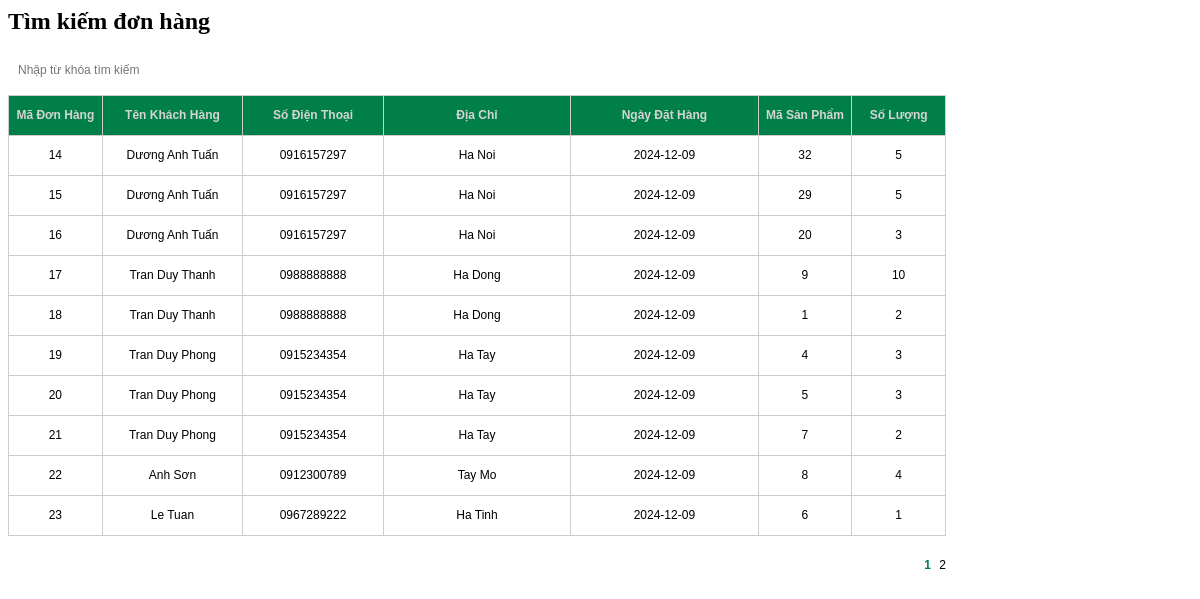
Page /admin/order/searchOrder.php on the committed database.
### tables this page shows
CREATE TABLE `orders` (
  `orderNumber` int NOT NULL AUTO_INCREMENT,
  `orderDate` date NOT NULL,
  `customerNumber` int NOT NULL,
  PRIMARY KEY (`orderNumber`),
  KEY `fk_order_customer_idx` (`customerNumber`),
  CONSTRAINT `fk_order_customer` FOREIGN KEY (`customerNumber`) REFERENCES `customers` (`customerNumber`)
);

CREATE TABLE `customers` (
  `customerNumber` int NOT NULL AUTO_INCREMENT,
  `customerName` varchar(255) NOT NULL,
  `phone` varchar(255) NOT NULL,
  `email` varchar(255) NOT NULL,
  `address` varchar(225) NOT NULL,
  PRIMARY KEY (`customerNumber`)
);

CREATE TABLE `orderdetail` (
  `orderNumber` int NOT NULL,
  `productId` int NOT NULL,
  `quantityOrdered` int NOT NULL,
  KEY `fk_orderdetail_product_idx` (`productId`),
  KEY `fk_orderdetail_order_idx` (`orderNumber`),
  CONSTRAINT `fk_orderdetail_order` FOREIGN KEY (`orderNumber`) REFERENCES `orders` (`orderNumber`),
  CONSTRAINT `fk_orderdetail_product` FOREIGN KEY (`productId`) REFERENCES `product` (`productId`)
);

### admin/order/searchOrder.php (the view, shortened to what this page needs)
<?php
    $dbHost = 'localhost';
    $dbUsername = 'TFT';
    $dbPassword = 'Fongngu123';
    $dbName = 'web_csdl';
    $conn = mysqli_connect($dbHost, $dbUsername, $dbPassword, $dbName);
    $searchText = isset($_GET['stext']) ? $_GET['stext'] : '';
    $page = isset($_GET['page']) ? $_GET['page'] : 1;
    $rowsPerPage = 10;
    $perRow = ($page - 1) * $rowsPerPage;
    $sql = "SELECT o.orderNumber, o.orderDate, od.productId, od.quantityOrdered,
                   c.customerName, c.phone, c.address
            FROM orders o
            JOIN orderDetail od ON o.orderNumber = od.orderNumber
            JOIN customers c ON o.customerNumber = c.customerNumber
            WHERE o.orderNumber LIKE '%$searchText%'
            OR c.customerName LIKE '%$searchText%'
            OR c.phone LIKE '%$searchText%'
            OR c.address LIKE '%$searchText%'
            OR od.productId LIKE '%$searchText%'
            OR o.orderDate LIKE '%$searchText%'
            LIMIT $perRow, $rowsPerPage";
    $result1 = $conn->query($sql);
    $sqlTotal = "SELECT COUNT(*) AS totalRows
                FROM orders o
                JOIN orderDetail od ON o.orderNumber = od.orderNumber
                JOIN customers c ON o.customerNumber = c.customerNumber
                WHERE o.orderNumber LIKE '%$searchText%'
                OR c.customerName LIKE '%$searchText%'
                OR c.phone LIKE '%$searchText%'
                OR c.address LIKE '%$searchText%'
                OR od.productId LIKE '%$searchText%'
                OR o.orderDate LIKE '%$searchText%'";
    $resultTotal = $conn->query($sqlTotal);
    $totalRows = $resultTotal->fetch_assoc()['totalRows'];
    $totalPage = ceil($totalRows / $rowsPerPage);
?>
<link rel="stylesheet" type="text/css" href="css/order.css" />
<h2>Tìm kiếm đơn hàng</h2>
<div id="main">
    <div id="search-bar">
        <form method="get" name="sform" action="mainAdmin.php">
            <input type="text" name="stext" value="<?php echo $searchText; ?>" placeholder="Nhập từ khóa tìm kiếm">
        </form>
    </div>
    <table id="orders" cellpadding="0" cellspacing="0" width="100%">
        <tr id="order-bar">
            <td width="10%">Mã đơn hàng</td>
            <td width="15%">Tên khách hàng</td>
            <td width="15%">Số điện thoại</td>
            <td width="20%">Địa chỉ</td>
            <td width="20%">Ngày đặt hàng</td>
            <td width="10%">Mã sản phẩm</td>
            <td width="10%">Số lượng</td>
        </tr>
        <?php
            if ($result1->num_rows > 0) {
                while ($row = $result1->fetch_assoc()) {
        ?>
        <tr>
            <td><?php echo $row['orderNumber']; ?></td>
            <td><?php echo $row['customerName']; ?></td>
            <td><?php echo $row['phone']; ?></td>
            <td><?php echo $row['address']; ?></td>
            <td><?php echo $row['orderDate']; ?></td>
            <td><?php echo $row['productId']; ?></td>
            <td><?php echo $row['quantityOrdered']; ?></td>
        </tr>
        <?php
                }
            } else {
                echo '<tr><td colspan="7">Không tìm thấy kết quả nào!</td></tr>';
            }
        ?>
    </table>
    <p id="pagination">
        <?php
        for ($i = 1; $i <= $totalPage; $i++) {
            if ($i == $page) {
                echo "<span>$i</span> ";
            } else {
                echo '<a href="' . $_SERVER['PHP_SELF'] . '?page_layout=searchOrder&page=' . $i . '&stext=' . $searchText . '">' . $i . '</a> ';
            }
        }
        ?>
    </p>
</div>

### admin/css/order.css (style rules this page uses)
#search-bar { width: 300px; height: 40px; float: left; }
#search-bar input { float: left; border: none; }
#search-bar input[type="text"] { width: 200px; height: 30px; line-height: 30px; font-family: Verdana, Geneva, sans-serif; font-size: 12px; color: #666; padding-left: 10px; }
#main table#orders { width: 938px; border-top: 1px solid #CCC; border-right: 1px solid #CCC; }
#main table#orders tr td { border-left: 1px solid #CCC; border-bottom: 1px solid #CCC; text-align: center; font-family: Verdana, Geneva, sans-serif; font-size: 12px; height: 40px; }
#order-bar { width: 100%; height: 30px; line-height: 30px; background: #007f49; color: #d4d4d4; }
#order-bar td { font-family: Verdana, Geneva, sans-serif; font-size: 12px; font-weight: bold; text-transform: capitalize; text-align: center; }
p#pagination { width: 938px; text-align: right; font-family: Verdana, Geneva, sans-serif; font-size: 12px; word-spacing: 5px; padding-top: 10px; }
p#pagination span { font-weight: bold; color: #007f49; }
p#pagination a { color: #000; text-decoration: none; }

### rows in the picture
orders: orderNumber "14", customerNumber.customerName "Dương Anh Tuấn", customerNumber.phone "0916157297", customerNumber.address "Ha Noi", orderDate "2024-12-09", orderdetail.productId "32", orderdetail.quantityOrdered "5"
orders: orderNumber "15", customerNumber.customerName "Dương Anh Tuấn", customerNumber.phone "0916157297", customerNumber.address "Ha Noi", orderDate "2024-12-09", orderdetail.productId "29", orderdetail.quantityOrdered "5"
orders: orderNumber "16", customerNumber.customerName "Dương Anh Tuấn", customerNumber.phone "0916157297", customerNumber.address "Ha Noi", orderDate "2024-12-09", orderdetail.productId "20", orderdetail.quantityOrdered "3"
orders: orderNumber "17", customerNumber.customerName "Tran Duy Thanh", customerNumber.phone "0988888888", customerNumber.address "Ha Dong", orderDate "2024-12-09", orderdetail.productId "9", orderdetail.quantityOrdered "10"
orders: orderNumber "18", customerNumber.customerName "Tran Duy Thanh", customerNumber.phone "0988888888", customerNumber.address "Ha Dong", orderDate "2024-12-09", orderdetail.productId "1", orderdetail.quantityOrdered "2"
orders: orderNumber "19", customerNumber.customerName "Tran Duy Phong", customerNumber.phone "0915234354", customerNumber.address "Ha Tay", orderDate "2024-12-09", orderdetail.productId "4", orderdetail.quantityOrdered "3"
orders: orderNumber "20", customerNumber.customerName "Tran Duy Phong", customerNumber.phone "0915234354", customerNumber.address "Ha Tay", orderDate "2024-12-09", orderdetail.productId "5", orderdetail.quantityOrdered "3"
orders: orderNumber "21", customerNumber.customerName "Tran Duy Phong", customerNumber.phone "0915234354", customerNumber.address "Ha Tay", orderDate "2024-12-09", orderdetail.productId "7", orderdetail.quantityOrdered "2"
orders: orderNumber "22", customerNumber.customerName "Anh Sơn", customerNumber.phone "0912300789", customerNumber.address "Tay Mo", orderDate "2024-12-09", orderdetail.productId "8", orderdetail.quantityOrdered "4"
orders: orderNumber "23", customerNumber.customerName "Le Tuan", customerNumber.phone "0967289222", customerNumber.address "Ha Tinh", orderDate "2024-12-09", orderdetail.productId "6", orderdetail.quantityOrdered "1"
